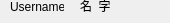
<?xml version="1.0" encoding="UTF-8"?>
<ui version="4.0">
 <class>administrator</class>
 <widget class="QWidget" name="administrator">
  <property name="geometry">
   <rect>
    <x>0</x>
    <y>0</y>
    <width>170</width>
    <height>23</height>
   </rect>
  </property>
  <property name="windowTitle">
   <string>Form</string>
  </property>
  <widget class="QLabel" name="label">
   <property name="geometry">
    <rect>
     <x>10</x>
     <y>0</y>
     <width>54</width>
     <height>12</height>
    </rect>
   </property>
   <property name="text">
    <string>Username：</string>
   </property>
  </widget>
  <widget class="QLabel" name="label_2">
   <property name="geometry">
    <rect>
     <x>80</x>
     <y>0</y>
     <width>54</width>
     <height>12</height>
    </rect>
   </property>
   <property name="text">
    <string>名  字</string>
   </property>
  </widget>
 </widget>
 <resources/>
 <connections/>
</ui>
